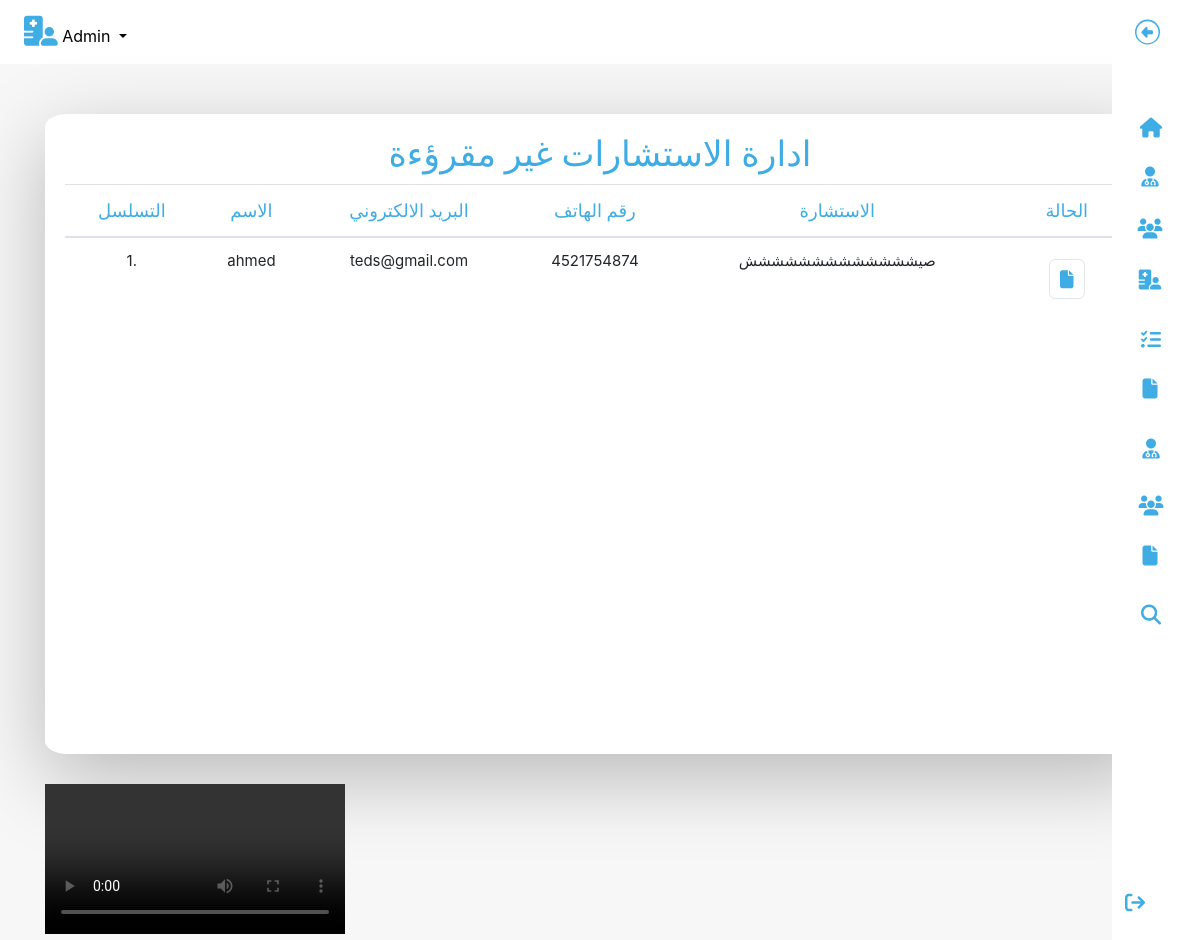
Screenshot of /hms/admin/unread-queries.php (signed in) with the database file from the repository.
### tables this page shows
CREATE TABLE `tblcontactus` (
  `id` int(11) NOT NULL,
  `fullname` varchar(255) DEFAULT NULL,
  `email` varchar(255) DEFAULT NULL,
  `contactno` bigint(12) DEFAULT NULL,
  `message` mediumtext DEFAULT NULL,
  `PostingDate` timestamp NULL DEFAULT current_timestamp(),
  `AdminRemark` mediumtext DEFAULT NULL,
  `LastupdationDate` timestamp NULL DEFAULT NULL ON UPDATE current_timestamp(),
  `IsRead` int(11) DEFAULT NULL
);

### hms/admin/unread-queries.php (the view, shortened to what this page needs)
<?php
include('include/config.php');
?>
<!DOCTYPE html>
<html lang="en">
<head>
	<link rel="stylesheet" href="https://cdn.jsdelivr.net/npm/bootstrap@4.6.1/dist/css/bootstrap.min.css">
	<link rel="stylesheet" href="https://cdnjs.cloudflare.com/ajax/libs/font-awesome/6.1.1/css/all.min.css" />
	<link rel="stylesheet" href="../../css/style2.css">
</head>
<body>
	<div id="app">
		<?php include('include/sidebar.php'); ?>
		<div class="app-content">
			<?php include('include/header.php'); ?>
			<div class="main">
				<div class="container" id="container">
					<div class="tablediv">
						<h3 class="over-title margin-bottom-15">ادارة <span class="text-bold">الاستشارات غير مقرؤءة</span></h3>
						<table class="table" id="sample-table-1">
							<thead>
								<tr>
									<th class="center">التسلسل</th>
									<th>الاسم</th>
									<th class="hidden-xs">البريد الالكتروني</th>
									<th>رقم الهاتف</th>
									<th>الاستشارة</th>
									<th>الحالة</th>
								</tr>
							</thead>
							<tbody>
								<?php
								$sql = mysqli_query($con, "select * from tblcontactus where IsRead is null");
								$cnt = 1;
								while ($row = mysqli_fetch_array($sql)) {
								?>
									<tr>
										<td class="center"><?php echo $cnt; ?>.</td>
										<td class="hidden-xs"><?php echo $row['fullname']; ?></td>
										<td><?php echo $row['email']; ?></td>
										<td><?php echo $row['contactno']; ?></td>
										<td><?php echo $row['message']; ?></td>
										<td>
											<div class="visible-md visible-lg hidden-sm hidden-xs">
												<a href="query-details.php?id=<?php echo $row['id']; ?>" class="btn btn-transparent btn-lg" title="View Details"><i class="fa-solid fa-file tableicon"></i></a>
											</div>
										</td>
									</tr>
								<?php
									$cnt = $cnt + 1;
								} ?>
							</tbody>
						</table>
					</div>
					<video controls>
						<source src="">
					</video>
				</div>
			</div>
		</div>
	</div>
</body>
</html>

### css/style2.css (style rules this page uses)
* { margin: 0; padding: 0; box-sizing: border-box; }
.main { background-color: #f7f7f7; min-height: 100vh; padding-top: 20px; }
.main h3 { text-align: center; color: #3face4; font-size: 35px; font-family: 'Amiri', serif; }
.tablediv { padding: 20px; text-align: right; background-color: white; margin: 30px auto; border-radius: 2%; border-bottom: 1px; box-shadow: 0 24px 80px hsla(0, 0%, 0%, 0.25); overflow-x: auto; min-height: 80vh; }
.tablediv table th { color: #3face4; font-size: 18px; font-family: 'Amiri', serif; font-weight: 200; text-align: center; }
.tablediv table td { font-size: 15px; text-align: center; }
.tableicon.fa-edit, .tableicon.fa-eye, .tableicon.fa-file { border: 1px solid #e2e6e9; border-radius: 6px; padding: 10px; font-size: 18px; color: #3face4; }

### rows the page displays
tblcontactus: fullname "ahmed", email "teds@gmail.com", contactno "4521754874", message "صيششششششششششششش"
